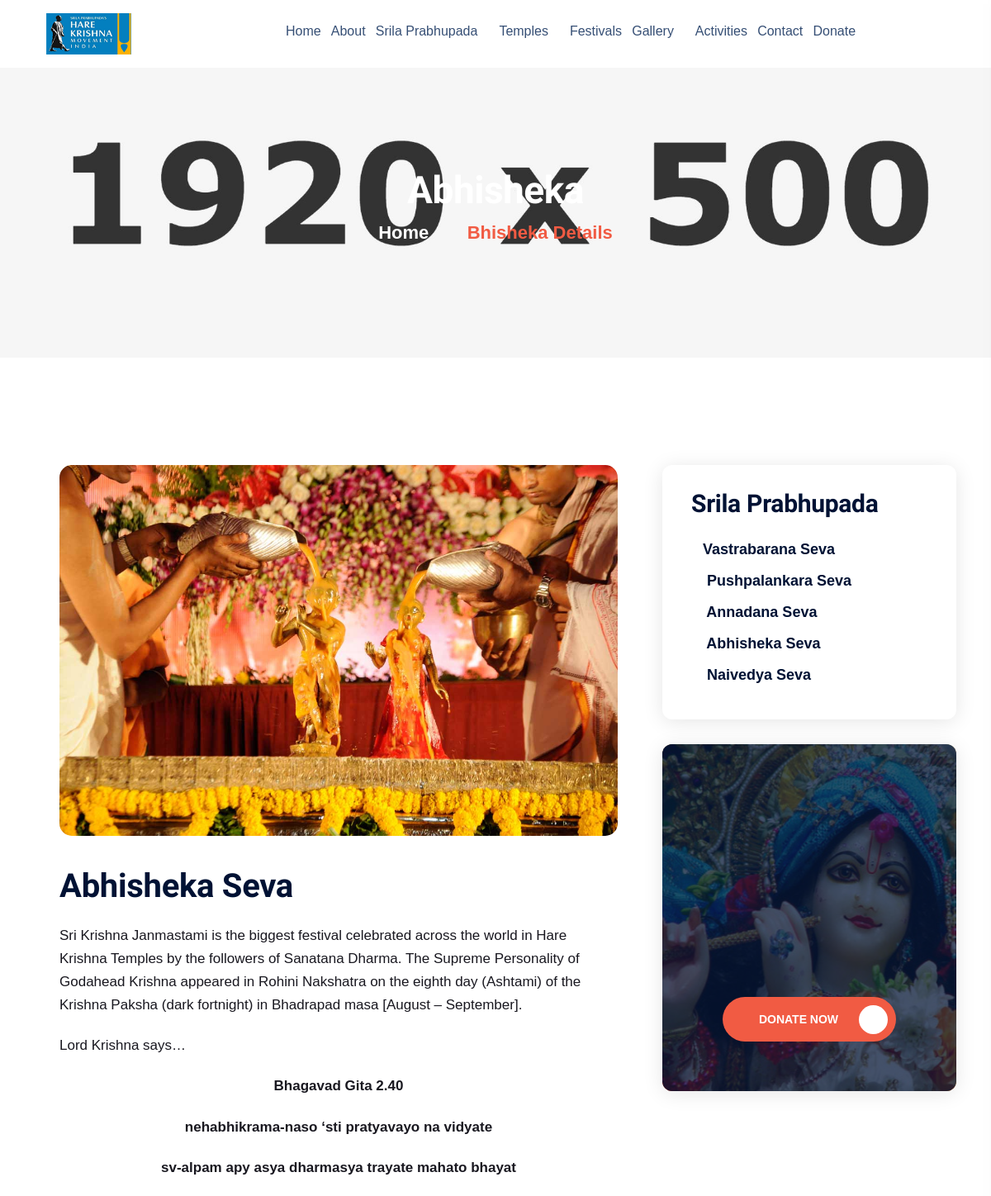
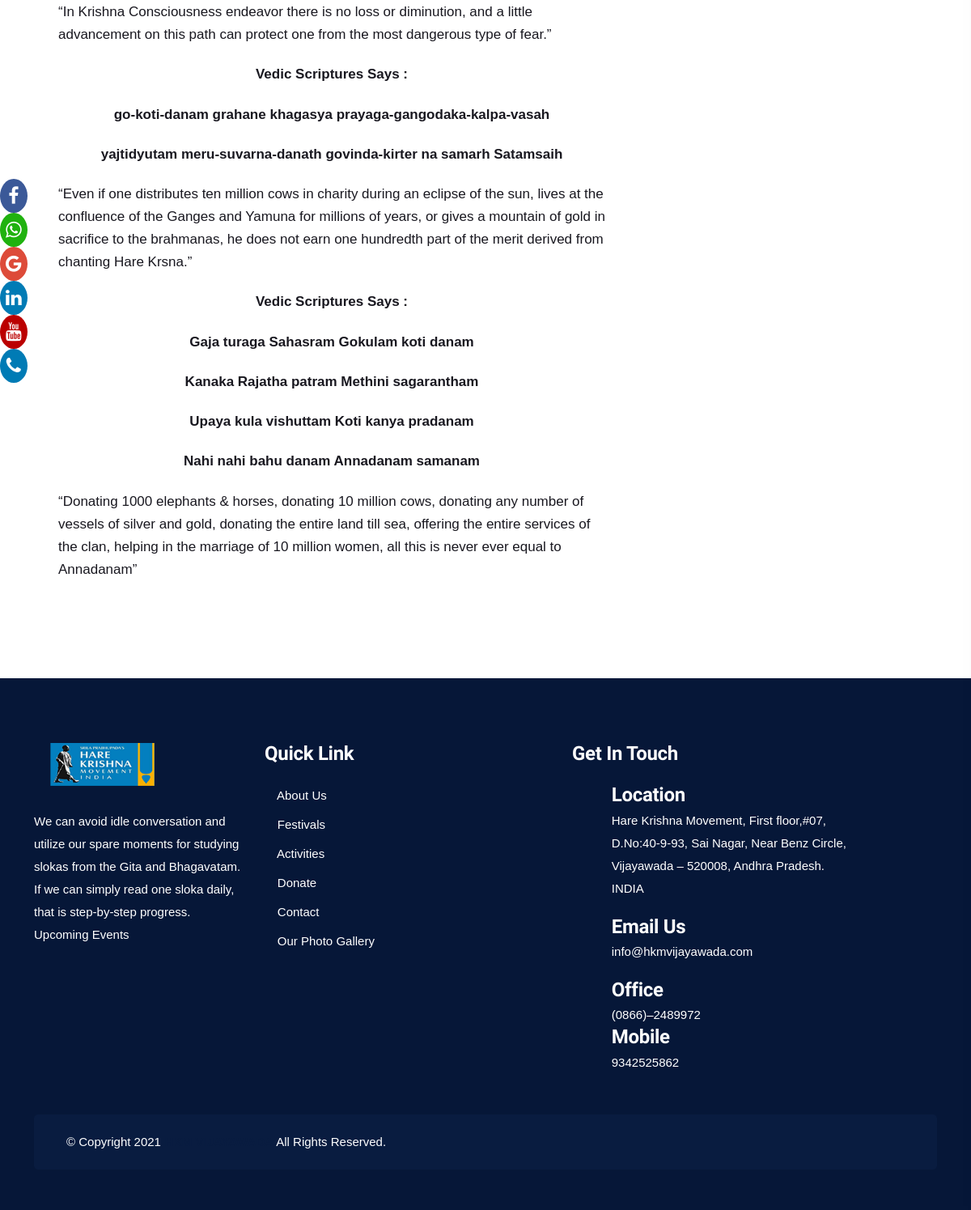
The app's page /abhisheka with its own data (2 pictures, top to bottom).
### Seva/models.py (models this page shows)
class AbhishekaSeva(models.Model):
    id = models.AutoField(primary_key=True, auto_created=True)
    title = models.CharField(max_length=500, blank=True, null=True)
    content = HTMLField(default="<p>Add content</p>")
    image = models.ImageField(upload_to='abhishekaseva/',null=True)
    class Meta:
        verbose_name_plural = "AbhishekaSeva"

### Seva/views.py (the view)
# urls.py: path('abhisheka', abhisheka, name='abhisheka'),
def abhisheka(request):
    data = AbhishekaSeva.objects.all().values()
    context = dict()
    context['data'] = data
    return render(request,'bhisheka.html',context)

### templates/bhisheka.html
{% include 'base.html' %}
 {% block content %}
    <main>
        <section class="page-title-area" style="background-image: url(/static/assets/img/bg/page-title.jpg);">
            <div class="container pos-rel">
                <div class="row">
                    <div class="col-xl-5 mx-auto">
                        <div class="page-title-wrapper text-center pt-125">
                            <div class="page-title-box">
                                <h2 class="page-title">Abhisheka</h2>
                                <ul class="breadcrumb-list">
                                    <li><a href="{% url 'index' %}">Home <i class="far fa-chevron-right"></i></a></li>
                                    <li><a href="#" class="active">Bhisheka Details</a></li>
                                </ul>
                            </div>
                        </div>
                    </div>
                </div>
            </div>
        </section>
       <section class="blog-details-area pt-130 pb-70">
            <div class="container">
                <div class="row">
                    <div class="col-xl-8 col-lg-8 col-md-12">
                        {% for i in data %}
                        <div class="blogs-details-left-area mb-50">
                            <div class="blog blogs-02 mb-40 wow fadeInUp2 animated" data-wow-delay='.1s'>
                                <div class="blog__thumb mb-35">
                                    <img src="/media/{{i.image}}" alt="">
                                </div>
                                <div class="blog__content">
                                    <h3 class="blog-title mb-20"><a href="blog-details.html">{{i.title}}</a></h3>
                                        {{i.content |safe}}
                                </div>
                            </div>
                        </div>
                        {% endfor %}
                    </div>
                    {% include 'sevasidebar.html' %}
                </div>
            </div>
        </section>
    </main>
    {% include 'includebase.html' %}
{% endblock content %}

### records on screen
AbhishekaSeva: image (picture), title "Abhisheka Seva", content "Sri Krishna Janmastami is the biggest festival celebrated across the world in Hare Krishna Temples by the followers of Sanatana Dharma. The Supreme Personality of Godahead Krishna appeared in Rohini Nakshatra on the eighth day (Ashtami) of the Krishna Paksha (dark fortnight) in Bhadrapad masa [August – September]. Lord Krishna says… Bhagavad Gita 2.40 nehabhikrama-naso ‘sti pratyavayo na vidyate sv-alpam apy asya dharmasya trayate mahato bhayat “In Krishna Consciousness endeavor there is no loss or diminution, and a little advancement on this path can protect one from the most dangerous type of fear.” Vedic Scriptures Says : go-koti-danam grahane khagasya prayaga-gangodaka-kalpa-vasah…"
